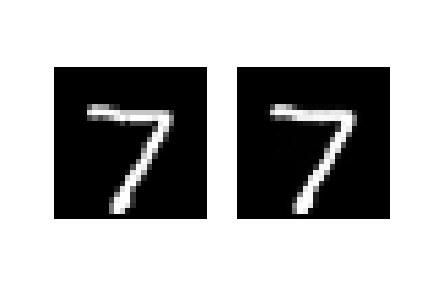

This chart was generated by the following Python code:
import torch
import torchvision
import os
import numpy as np
import torch
import torch.nn as nn
import torch.optim as optimizers
import torch.nn.functional as F
from torch.utils.data import Dataset, DataLoader
import torchvision
import torchvision.transforms as transforms
import matplotlib
import matplotlib.pyplot as plt
%matplotlib inline

# 乱数のシード（種）を固定
np.random.seed(0)
torch.manual_seed(0)

device = torch.device('cuda' if torch.cuda.is_available() else 'cpu')
print(device)

# データの取得
root = os.path.join('data', 'MNIST')
transform = transforms.Compose([transforms.ToTensor(),
                                lambda x: x.view(-1)])
mnist_train = \
    torchvision.datasets.MNIST(root=root,
                                      download=True,
                                      train=True,
                                      transform=transform)
mnist_test = \
    torchvision.datasets.MNIST(root=root,
                                      download=True,
                                      train=False,
                                      transform=transform)
train_dataloader = DataLoader(mnist_train,
                              batch_size=100,
                              shuffle=True)
test_dataloader = DataLoader(mnist_test,
                              batch_size=1,
                              shuffle=False)

class Autoencoder(nn.Module):
    def __init__(self, device='cpu'):
        super().__init__()
        self.device = device
        self.l1 = nn.Linear(784, 200)
        self.l2 = nn.Linear(200, 784)

    def forward(self, x):
        # エンコーダ
        h = self.l1(x)
        # 活性化関数
        h = torch.relu(h)

        # デコーダ
        h = self.l2(h)
        # シグモイド関数で0～1の値域に変換   
        y = torch.sigmoid(h)

        return y

# モデルの定義
model = Autoencoder(device=device).to(device)
# 損失関数の設定
criterion = nn.BCELoss()
# 最適化関数の設定
optimizer = optimizers.Adam(model.parameters())

epochs = 30
train_losses =[]

#train
for epoch in range(epochs):
    train_loss = 0.0
    for (x, _) in train_dataloader:
        x = x.to(device)
        model.train()
       
        preds = model(x)
        loss = criterion(preds, x)
        optimizer.zero_grad()
        loss.backward()

        optimizer.step()

        train_loss += loss.item()

    train_loss /= len(train_dataloader)
    train_losses.append(train_loss)
    
    print('Epoch: {}, Loss: {:.3f}'.format(epoch+1,train_loss))

#plot(loss)
plt.plot(range(1, epochs+1),train_losses,label="train")
plt.title('Loss')
plt.xlabel('Epoch')
plt.ylabel('Loss')
plt.legend()
plt.savefig('./q1_loss.png')
plt.close()  

# dataloaderからのデータ取り出し
x, _ = next(iter(test_dataloader))
x = x.to(device)

# 評価モードへの切替
model.eval()
# 復元画像
x_rec = model(x)

# 入力画像、復元画像の表示
for i, image in enumerate([x, x_rec]):
    image = image.view(28, 28).detach().cpu().numpy()
    plt.subplot(1, 2, i+1)
    plt.imshow(image, cmap='binary_r')
    plt.axis('off')
plt.savefig("./Q1.png")